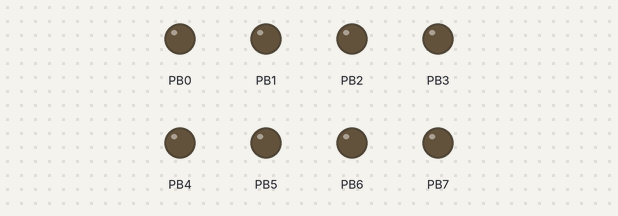
A program run on a simulated ATtiny13, built with avr-gcc and emulated at 9.69 MHz. Shown: output pins drawn as LEDs (lit = HIGH). Sleep ends after the set time or at an interrupt.

Above: at 0.05 s.
At 1.5 s:
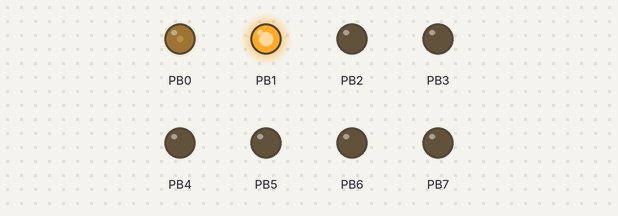
At 2.5 s:
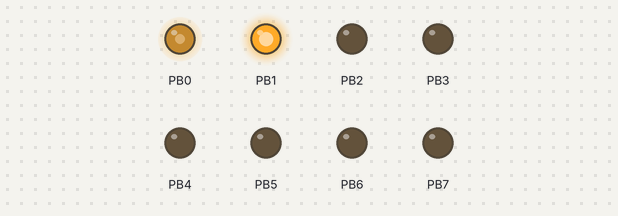
At 3.55 s:
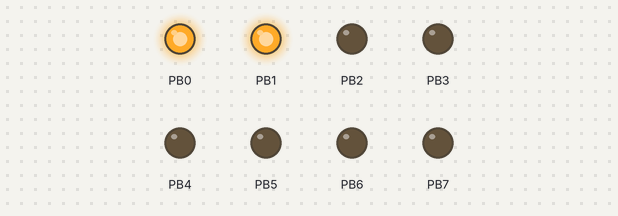
Timing chart, 0 to 8.2 s (numbered marks = the images above):
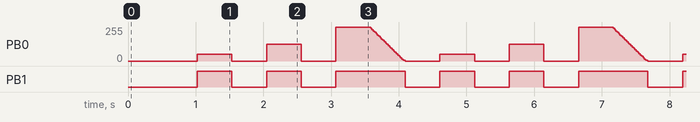

The program:

main.c
```c
/* Attiny13A
*  Fuse bits:
*    Low:  0x7A
*    High: 0xFF
*  (Default + Divide clock by 8 internally [CKDIV8=0])
*/

#define F_CPU 9690000

#include <avr/io.h>
#include <avr/wdt.h>
#include <avr/sleep.h>
#include <util/delay.h>
#include <avr/interrupt.h>

#include "wdt-api.h"
#include "pwm-api.h"

int State = 0;

ISR (WDT_vect) {

    if (State != 6) {
        deInitializeTimer0PWM();
        stopTimer0PWM();
        PORTB &= ~(1<<PB0);
    }

    switch (State) {

        case 1: {
            initializeTimer0PWM();
            setTimer0PWMOutput(50);
            startTimer0PWM();
            break;
        }

        case 3: {
            initializeTimer0PWM();
            setTimer0PWMOutput(125);
            startTimer0PWM();
            break;
        }

        case 5: {
            initializeTimer0PWM();
            setTimer0PWMOutput(255);
            startTimer0PWM();
            break;
        }

        case 6: {
            softLightOff();
            break;
        }

        case 7: {
            PORTB &= ~(1<<PB0);
            State = 0;
            break;
        }

    }

    State += 1;

    if (State >= 7) {
        PORTB &= ~(1<<PB0);
        State = 0;
    }

    WDTCR |= _BV(WDTIE);
}


void softLightOff(void) {

    int CurrentWidth = 255;
    int Step         = 10;
    int DelayA       = 20;

    for (int i = 0; i < 25; i++) {
        CurrentWidth = CurrentWidth - Step;
        setTimer0PWMOutput(CurrentWidth);
        _delay_ms(DelayA);
    }

}

int main(void) {

    DDRB  = 0xFF;

    // Power management
    ADCSRA &= ~(1<<ADEN); // turn off ADC
    ACSR |= _BV(ACD);     // disable analog comparator

    // WDT initialization
    initWDT();

    sei();

    PORTB &= ~(1<<PB0);

    while(1) {

        sleep_enable();
        sleep_cpu();

    }

}
```

pwm-api.h
```c
void initializeTimer0PWM(void) {
    TCCR0A = (1 << COM0A1) | (1 << COM0B1) | (1 << COM0B0) | (1 << WGM00);
    OCR0A  = 75;
    TCNT0  = 0x00;
}

void deInitializeTimer0PWM(void) {
    TCCR0A = 0x00;
    OCR0A  = 0x00;
    TCNT0  = 0x00;
}

void startTimer0PWM(void) {
    TCCR0B |= (1 << CS01);
}

void stopTimer0PWM(void) {
    TCCR0B = (0 << CS01);
    TCNT0  = 0x00;
}

void setTimer0PWMOutput(unsigned char width) {
    TCNT0 = 0x00;
    OCR0A = width;
}
```

wdt-api.h
```c
void initWDT(void) {
    wdt_enable(WDTO_500MS);
    WDTCR |= _BV(WDTIE);
    set_sleep_mode(SLEEP_MODE_IDLE);
}
```

Measured:
- by itself, PB1: repeats every 3.6 s: LOW 0.51 s, HIGH 0.51 s, LOW 0.51 s, HIGH 1.0 s, LOW 0.51 s, HIGH 0.51 s
